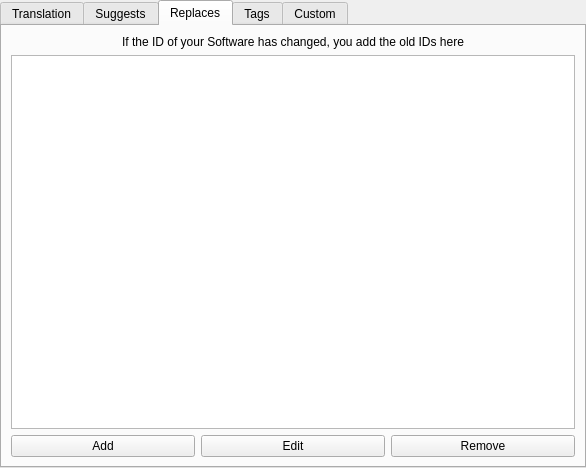
<?xml version="1.0" encoding="UTF-8"?>
<ui version="4.0">
 <class>AdvancedWidget</class>
 <widget class="QWidget" name="AdvancedWidget">
  <property name="geometry">
   <rect>
    <x>0</x>
    <y>0</y>
    <width>586</width>
    <height>468</height>
   </rect>
  </property>
  <property name="windowTitle">
   <string notr="true">AdvancedWidget</string>
  </property>
  <layout class="QVBoxLayout" name="verticalLayout">
   <property name="leftMargin">
    <number>0</number>
   </property>
   <property name="topMargin">
    <number>0</number>
   </property>
   <property name="rightMargin">
    <number>0</number>
   </property>
   <property name="bottomMargin">
    <number>0</number>
   </property>
   <item>
    <widget class="QTabWidget" name="tab_widget">
     <property name="currentIndex">
      <number>2</number>
     </property>
     <widget class="QWidget" name="translation_tab">
      <attribute name="title">
       <string>Translation</string>
      </attribute>
      <layout class="QVBoxLayout" name="verticalLayout_2">
       <item>
        <widget class="QLabel" name="label">
         <property name="text">
          <string>You can manage the translations here. For more information take a look at the documentation.</string>
         </property>
         <property name="alignment">
          <set>Qt::AlignCenter</set>
         </property>
         <property name="wordWrap">
          <bool>true</bool>
         </property>
        </widget>
       </item>
       <item>
        <widget class="QTableWidget" name="translation_table">
         <column>
          <property name="text">
           <string>Type</string>
          </property>
         </column>
         <column>
          <property name="text">
           <string>Domain</string>
          </property>
         </column>
         <column>
          <property name="text">
           <string>Remove</string>
          </property>
         </column>
        </widget>
       </item>
       <item>
        <widget class="QPushButton" name="translation_add_button">
         <property name="text">
          <string>Add</string>
         </property>
        </widget>
       </item>
      </layout>
     </widget>
     <widget class="QWidget" name="suggests_tab">
      <attribute name="title">
       <string>Suggests</string>
      </attribute>
      <layout class="QVBoxLayout" name="verticalLayout_3">
       <item>
        <widget class="QLabel" name="label_2">
         <property name="text">
          <string>If your Sofware suggests other Software, you can add the IDs here</string>
         </property>
         <property name="alignment">
          <set>Qt::AlignCenter</set>
         </property>
         <property name="wordWrap">
          <bool>true</bool>
         </property>
        </widget>
       </item>
       <item>
        <widget class="QListWidget" name="suggests_list">
         <property name="dragDropMode">
          <enum>QAbstractItemView::InternalMove</enum>
         </property>
        </widget>
       </item>
       <item>
        <layout class="QHBoxLayout" name="horizontalLayout">
         <item>
          <widget class="QPushButton" name="suggests_add_button">
           <property name="text">
            <string>Add</string>
           </property>
          </widget>
         </item>
         <item>
          <widget class="QPushButton" name="suggests_edit_button">
           <property name="text">
            <string>Edit</string>
           </property>
          </widget>
         </item>
         <item>
          <widget class="QPushButton" name="suggests_remove_button">
           <property name="text">
            <string>Remove</string>
           </property>
          </widget>
         </item>
        </layout>
       </item>
      </layout>
     </widget>
     <widget class="QWidget" name="tab">
      <attribute name="title">
       <string>Replaces</string>
      </attribute>
      <layout class="QVBoxLayout" name="verticalLayout_6">
       <item>
        <widget class="QLabel" name="label_5">
         <property name="text">
          <string>If the ID of your Software has changed, you add the old IDs here</string>
         </property>
         <property name="alignment">
          <set>Qt::AlignCenter</set>
         </property>
         <property name="wordWrap">
          <bool>true</bool>
         </property>
        </widget>
       </item>
       <item>
        <widget class="QListWidget" name="replaces_list">
         <property name="dragDropMode">
          <enum>QAbstractItemView::InternalMove</enum>
         </property>
        </widget>
       </item>
       <item>
        <layout class="QHBoxLayout" name="horizontalLayout_2">
         <item>
          <widget class="QPushButton" name="replaces_add_button">
           <property name="text">
            <string>Add</string>
           </property>
          </widget>
         </item>
         <item>
          <widget class="QPushButton" name="replaces_edit_button">
           <property name="text">
            <string>Edit</string>
           </property>
          </widget>
         </item>
         <item>
          <widget class="QPushButton" name="replaces_remove_button">
           <property name="text">
            <string>Remove</string>
           </property>
          </widget>
         </item>
        </layout>
       </item>
      </layout>
     </widget>
     <widget class="QWidget" name="tags_tab">
      <attribute name="title">
       <string>Tags</string>
      </attribute>
      <layout class="QVBoxLayout" name="verticalLayout_4">
       <item>
        <widget class="QLabel" name="label_3">
         <property name="text">
          <string>You can edit the tags here. For more information take a look at the documentation.</string>
         </property>
         <property name="alignment">
          <set>Qt::AlignCenter</set>
         </property>
         <property name="wordWrap">
          <bool>true</bool>
         </property>
        </widget>
       </item>
       <item>
        <widget class="QTableWidget" name="tags_table">
         <column>
          <property name="text">
           <string>Namespace</string>
          </property>
         </column>
         <column>
          <property name="text">
           <string>Value</string>
          </property>
         </column>
         <column>
          <property name="text">
           <string>Remove</string>
          </property>
         </column>
        </widget>
       </item>
       <item>
        <widget class="QPushButton" name="tags_add_button">
         <property name="text">
          <string>Add</string>
         </property>
        </widget>
       </item>
      </layout>
     </widget>
     <widget class="QWidget" name="custom_tab">
      <attribute name="title">
       <string>Custom</string>
      </attribute>
      <layout class="QVBoxLayout" name="verticalLayout_5">
       <item>
        <widget class="QLabel" name="label_4">
         <property name="text">
          <string>You can add custom values here. For more information take a look at the documentation.</string>
         </property>
         <property name="alignment">
          <set>Qt::AlignCenter</set>
         </property>
         <property name="wordWrap">
          <bool>true</bool>
         </property>
        </widget>
       </item>
       <item>
        <widget class="QTableWidget" name="custom_table">
         <column>
          <property name="text">
           <string>Key</string>
          </property>
         </column>
         <column>
          <property name="text">
           <string>Value</string>
          </property>
         </column>
         <column>
          <property name="text">
           <string>Remove</string>
          </property>
         </column>
        </widget>
       </item>
       <item>
        <widget class="QPushButton" name="custom_add_button">
         <property name="text">
          <string>Add</string>
         </property>
        </widget>
       </item>
      </layout>
     </widget>
    </widget>
   </item>
  </layout>
 </widget>
 <resources/>
 <connections/>
</ui>
